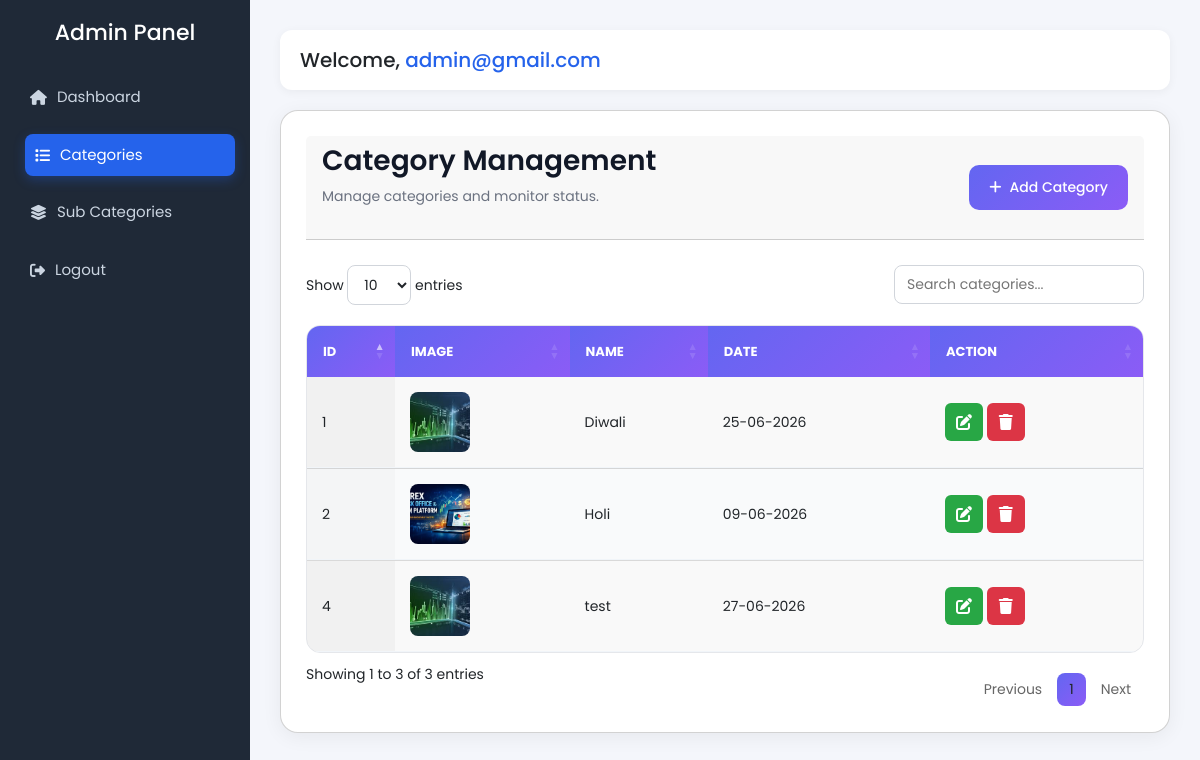
The page /category/categories.php (signed in) on the database its author committed.
### tables this page shows
CREATE TABLE `categories` (
  `id` int(11) NOT NULL,
  `name` varchar(150) NOT NULL,
  `image` varchar(255) DEFAULT NULL,
  `date` date NOT NULL,
  `created_at` timestamp NOT NULL DEFAULT current_timestamp(),
  `updated_at` timestamp NOT NULL DEFAULT current_timestamp() ON UPDATE current_timestamp(),
  `deleted_at` timestamp NULL DEFAULT NULL
);

### category/categories.php (the view, shortened to what this page needs)
<?php
require "../config.php";
?>
<!DOCTYPE html>
<html lang="en">
<head>
    <link rel="stylesheet" href="https://cdnjs.cloudflare.com/ajax/libs/font-awesome/6.5.0/css/all.min.css">
    <link rel="stylesheet" href="https://cdn.datatables.net/1.13.8/css/jquery.dataTables.min.css">
    <link rel="stylesheet" href="https://cdn.jsdelivr.net/npm/bootstrap@5.3.0/css/bootstrap.min.css">
    <link rel="stylesheet" href="../css/dashboard.css">
    <link rel="stylesheet" href="../css/category.css">
</head>
<body>
    <?php include "../sidebar.php"; ?>
    <div class="content">
        <div class="topbar">
            <div class="welcome">
                Welcome,
                <span class="username">
                    <?php echo htmlspecialchars($_SESSION['user']); ?>
                </span>
            </div>
        </div>
        <div class="card">
            <div class="card-header">
                <div class="card-title">
                    <h2>Category Management</h2>
                    <p>Manage categories and monitor status.</p>
                </div>
                <a href="add_category.php" class="btn-add">
                    <i class="fa fa-plus"></i> Add Category
                </a>
            </div>
            <div class="table-responsive">
                <table id="categoryTable" class="display">
                    <thead>
                        <tr>
                            <th>ID</th>
                            <th>Image</th>
                            <th>Name</th>
                            <th>Date</th>
                            <th>Action</th>
                        </tr>
                    </thead>
                    <tbody>
                        <?php
                        $sql = "SELECT * FROM categories ORDER BY id DESC";
                        $result = mysqli_query($conn, $sql);
                        if (mysqli_num_rows($result) > 0) {
                            while ($row = mysqli_fetch_assoc($result)) {
                                ?>
                                <tr>
                                    <td><?php echo $row['id']; ?></td>
                                    <td>
                                        <?php if (!empty($row['image'])) { ?>
                                            <img src="../uploads/categories/<?php echo $row['image']; ?>" width="60" height="60"
                                                style="border-radius:8px; object-fit:cover;">
                                        <?php } else { ?>
                                            No Image
                                        <?php } ?>
                                    </td>
                                    <td><?php echo htmlspecialchars($row['name']); ?></td>
                                    <td><?php echo date("d-m-Y", strtotime($row['date'])); ?></td>
                                    <td>
                                        <a href="edit_category.php?id=<?php echo $row['id']; ?>" class="btn-edit">
                                            <i class="fa fa-edit"></i>
                                        </a>
                                        <a href="delete_category.php?id=<?php echo $row['id']; ?>" class="btn-delete"
                                            onclick="return confirm('Are you sure delete category?')">
                                            <i class="fa fa-trash"></i>
                                        </a>
                                    </td>
                                </tr>
                                <?php
                            }
                        }
                        ?>
                    </tbody>
                </table>
            </div>
        </div>
    </div>
</body>
</html>

### sidebar.php (shortened to what this page needs)
<?php
$current = basename($_SERVER['PHP_SELF']);
?>
<div class="sidebar">
    <h2>Admin Panel</h2>
    <ul>
        <li>
            <a href="<?= BASE_URL ?>dashboard.php" class="<?= ($current == 'dashboard.php') ? 'active' : '' ?>">
                <i class="fa fa-home"></i> Dashboard
            </a>
        </li>
        <li>
            <a href="<?= BASE_URL ?>category/categories.php"
                class="<?= ($current == 'categories.php' || $current == 'add_category.php' || $current == 'edit_category.php') ? 'active' : '' ?>">
                <i class="fa fa-list"></i> Categories
            </a>
        </li>
        <li>
            <a href="<?= BASE_URL ?>sub_category/subcategories.php"
                class="<?= ($current == 'subcategories.php' || $current == 'add_sub.php' || $current == 'edit_sub.php') ? 'active' : '' ?>">
                <i class="fa fa-layer-group"></i> Sub Categories
            </a>
        </li>
        <li>
            <a href="<?= BASE_URL ?>logout.php">
                <i class="fa fa-sign-out-alt"></i> Logout
            </a>
        </li>
    </ul>
</div>

### css/dashboard.css (style rules this page uses)
* { margin: 0; padding: 0; box-sizing: border-box; font-family: 'Poppins', sans-serif; }
body { background: #f4f6f9; }
.content { margin-left: 250px; padding: 30px; }
.topbar { background: #fff; padding: 15px 20px; border-radius: 12px; margin-bottom: 20px; box-shadow: 0 2px 10px rgba(0, 0, 0, 0.05); }
.welcome { font-size: 20px; font-weight: 500; }
.username { color: #2563eb; }
.card { background: #fff; padding: 25px; border-radius: 12px; box-shadow: 0 2px 10px rgba(0, 0, 0, 0.05); }

### css/category.css (style rules this page uses)
* { margin: 0; padding: 0; box-sizing: border-box; font-family: 'Poppins', sans-serif; }
body { background: #f4f6fb; }
.card { background: #fff; border-radius: 18px; padding: 25px; box-shadow: 0 4px 20px rgba(0, 0, 0, 0.06); }
.card-header { display: flex; justify-content: space-between; align-items: center; margin-bottom: 25px; flex-wrap: wrap; gap: 15px; }
.card-title h2 { font-size: 28px; font-weight: 600; color: #111827; }
.card-title p { color: #6b7280; margin-top: 5px; font-size: 14px; }
.btn-add { display:inline-flex; align-items:center; gap:8px; background:linear-gradient(135deg,#6366f1,#8b5cf6); color:#fff; text-decoration:none; border:none; padding:12px 20px; border-radius:10px; font-size:14px; font-weight:500; cursor:pointer; transition:.3s; }
.table-responsive { overflow-x: auto; }
table.dataTable { width: 100% !important; border-collapse: separate !important; border-spacing: 0 !important; border: 1px solid #e5e7eb !important; border-radius: 14px; overflow: hidden; }
table.dataTable thead th { background: linear-gradient(135deg, #6366f1, #8b5cf6) !important; color: #fff !important; padding: 16px !important; font-size: 13px; text-transform: uppercase; border: none !important; }
table.dataTable tbody td { padding: 15px !important; border-bottom: 1px solid #f1f5f9; }
table.dataTable tbody tr:nth-child(even) { background: #f9fafb; }
.active { background: #dcfce7; color: #166534; }

### category/categories.php (style rules this page uses)
.btn-edit, .btn-delete { display: inline-flex; align-items: center; justify-content: center; width: 38px; height: 38px; border-radius: 6px; color: #fff; text-decoration: none; font-size: 16px; transition: 0.3s; }
.btn-edit { background: #28a745; }
.btn-delete { background: #dc3545; }

### sidebar.php (style rules this page uses)
.sidebar { width: 250px; height: 100vh; background: #1f2937; position: fixed; top: 0; left: 0; padding: 20px; color: #fff; }
.sidebar h2 { text-align: center; margin-bottom: 30px; font-size: 22px; }
.sidebar ul { list-style: none; padding: 0; }
.sidebar ul li { margin: 15px 0; }
.sidebar ul li a { color: #cbd5e1; text-decoration: none; font-size: 15px; display: flex; align-items: center; gap: 10px; padding: 10px; border-radius: 8px; transition: all 0.3s ease; }
.sidebar ul li a.active { background: #2563eb; color: #fff; transform: translateX(5px); box-shadow: 0 4px 12px rgba(37, 99, 235, 0.3); }

### rows shown on the page
categories: id "4", image (picture), name "test", date "27-06-2026"
categories: id "2", image (picture), name "Holi", date "09-06-2026"
categories: id "1", image (picture), name "Diwali", date "25-06-2026"

### other values the page prints
$_SESSION['user'] "admin@gmail.com"
